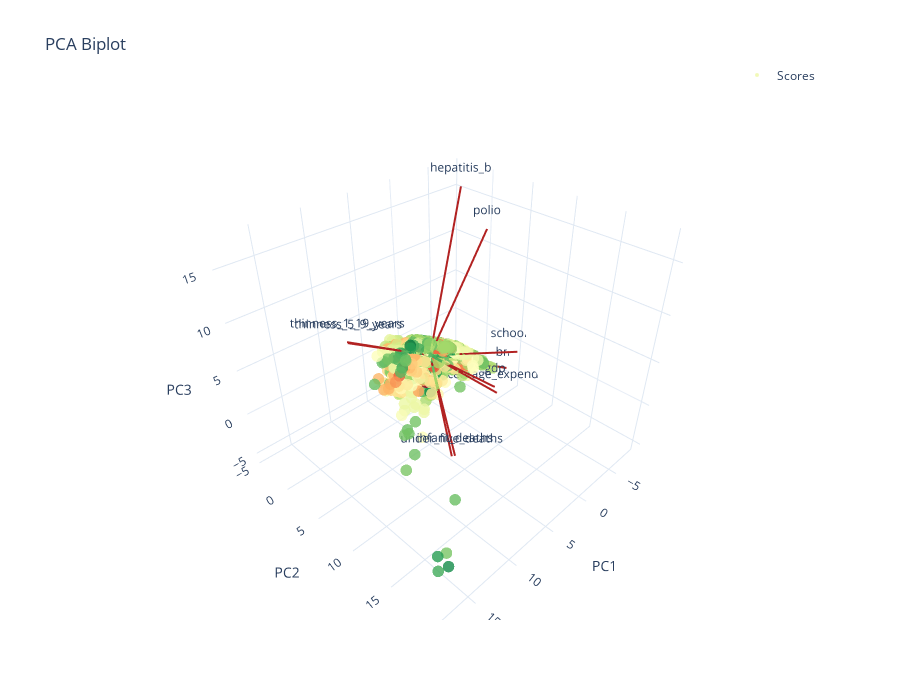

The code cell stored with this chart in its notebook:
### Code cell
fig = plot_biplot_plotly(
    pca_result,
    dims=3,
    top_features=10,
    color=le_ds.df[LECol.TARGET],
    hover_metadata=hover,
)
fig

### Figure 1 — Plotly figure (JSON) as saved in the notebook; plotly's stock layout.template omitted (floating-point values rounded to 4 significant figures; data arrays with more than 128 entries replaced by an {"elided": "..."} marker saying what was removed)
{"data": [{"customdata": {"elided": "1649x2 mixed values"}, "hovertemplate": "PC1: %{x:.3f}<br>PC2: %{y:.3f}<br>PC3: %{z:.3f}<br>Country: %{customdata[0]}<br>Year: %{customdata[1]}<br><extra></extra>", "marker": {"color": {"elided": "2928 float values"}, "colorscale": [[0, "rgb(165,0,38)"], [0.1, "rgb(215,48,39)"], [0.2, "rgb(244,109,67)"], [0.3, "rgb(253,174,97)"], [0.4, "rgb(254,224,139)"], [0.5, "rgb(255,255,191)"], [0.6, "rgb(217,239,139)"], [0.7, "rgb(166,217,106)"], [0.8, "rgb(102,189,99)"], [0.9, "rgb(26,152,80)"], [1, "rgb(0,104,55)"]], "opacity": 0.8, "size": 4}, "mode": "markers", "name": "Scores", "type": "scatter3d", "x": {"elided": "1649 float values"}, "y": {"elided": "1649 float values"}, "z": {"elided": "1649 float values"}}, {"line": {"color": "firebrick", "width": 4}, "mode": "lines", "showlegend": false, "type": "scatter3d", "x": [0, 8.506], "y": [0, 11.71], "z": [0, -0.9341]}, {"mode": "text", "showlegend": false, "text": ["under_five_deaths"], "textposition": "top center", "type": "scatter3d", "x": [8.506], "y": [11.71], "z": [-0.9341]}, {"line": {"color": "firebrick", "width": 4}, "mode": "lines", "showlegend": false, "type": "scatter3d", "x": [0, -4.914], "y": [0, 5.017], "z": [0, -4.178]}, {"mode": "text", "showlegend": false, "text": ["gdp"], "textposition": "top center", "type": "scatter3d", "x": [-4.914], "y": [5.017], "z": [-4.178]}, {"line": {"color": "firebrick", "width": 4}, "mode": "lines", "showlegend": false, "type": "scatter3d", "x": [0, -5.045], "y": [0, 5.263], "z": [0, -4.95]}, {"mode": "text", "showlegend": false, "text": ["percentage_expenditure"], "textposition": "top center", "type": "scatter3d", "x": [-5.045], "y": [5.263], "z": [-4.95]}, {"line": {"color": "firebrick", "width": 4}, "mode": "lines", "showlegend": false, "type": "scatter3d", "x": [0, -8.171], "y": [0, 3.881], "z": [0, -3.871]}, {"mode": "text", "showlegend": false, "text": ["bmi"], "textposition": "top center", "type": "scatter3d", "x": [-8.171], "y": [3.881], "z": [-3.871]}, {"line": {"color": "firebrick", "width": 4}, "mode": "lines", "showlegend": false, "type": "scatter3d", "x": [0, -4.814], "y": [0, -0.3578], "z": [0, 17.06]}, {"mode": "text", "showlegend": false, "text": ["hepatitis_b"], "textposition": "top center", "type": "scatter3d", "x": [-4.814], "y": [-0.3578], "z": [17.06]}, {"line": {"color": "firebrick", "width": 4}, "mode": "lines", "showlegend": false, "type": "scatter3d", "x": [0, 10.54], "y": [0, 0.4553], "z": [0, 6.847]}, {"mode": "text", "showlegend": false, "text": ["thinness_1_19_years"], "textposition": "top center", "type": "scatter3d", "x": [10.54], "y": [0.4553], "z": [6.847]}, {"line": {"color": "firebrick", "width": 4}, "mode": "lines", "showlegend": false, "type": "scatter3d", "x": [0, 8.502], "y": [0, 12.11], "z": [0, -0.6103]}, {"mode": "text", "showlegend": false, "text": ["infant_deaths"], "textposition": "top center", "type": "scatter3d", "x": [8.502], "y": [12.11], "z": [-0.6103]}, {"line": {"color": "firebrick", "width": 4}, "mode": "lines", "showlegend": false, "type": "scatter3d", "x": [0, -5.127], "y": [0, 2.872], "z": [0, 13.63]}, {"mode": "text", "showlegend": false, "text": ["polio"], "textposition": "top center", "type": "scatter3d", "x": [-5.127], "y": [2.872], "z": [13.63]}, {"line": {"color": "firebrick", "width": 4}, "mode": "lines", "showlegend": false, "type": "scatter3d", "x": [0, 10.42], "y": [0, 0.3994], "z": [0, 6.659]}, {"mode": "text", "showlegend": false, "text": ["thinness_5_9_years"], "textposition": "top center", "type": "scatter3d", "x": [10.42], "y": [0.3994], "z": [6.659]}, {"line": {"color": "firebrick", "width": 4}, "mode": "lines", "showlegend": false, "type": "scatter3d", "x": [0, -7.659], "y": [0, 5.662], "z": [0, -0.5187]}, {"mode": "text", "showlegend": false, "text": ["schooling"], "textposition": "top center", "type": "scatter3d", "x": [-7.659], "y": [5.662], "z": [-0.5187]}], "layout": {"height": 700, "legend": {"orientation": "h", "x": 1, "xanchor": "right", "y": 1.02, "yanchor": "bottom"}, "scene": {"xaxis": {"title": {"text": "PC1"}}, "yaxis": {"title": {"text": "PC2"}}, "zaxis": {"title": {"text": "PC3"}}}, "title": {"text": "PCA Biplot"}, "width": 900}}
